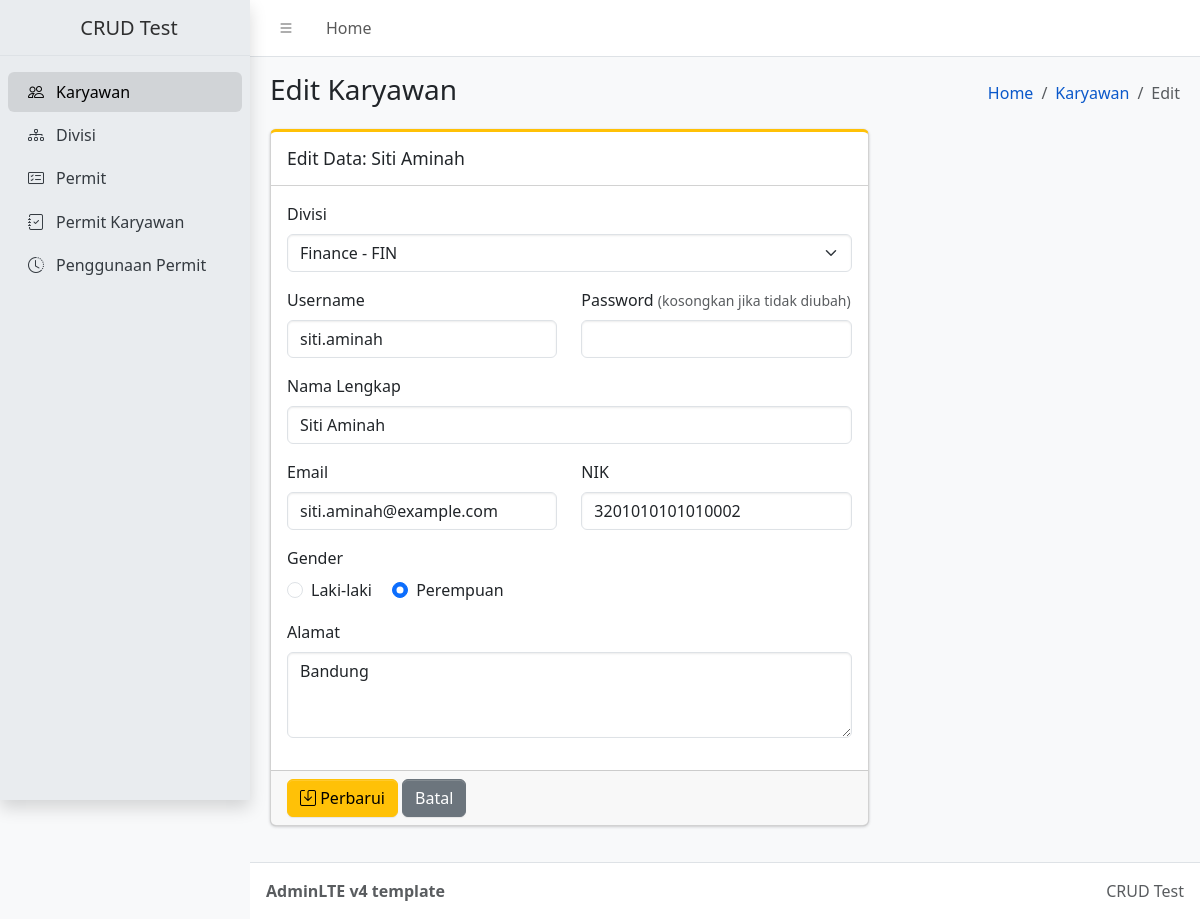
The app's page /view/edit.php?id=14 with its own data.
### tables this page shows
CREATE TABLE `karyawan` (
  `id` bigint(20) unsigned NOT NULL AUTO_INCREMENT,
  `division_id` bigint(20) unsigned NOT NULL,
  `username` varchar(50) NOT NULL,
  `password` varchar(255) NOT NULL,
  `email` varchar(100) NOT NULL,
  `fullname` varchar(150) NOT NULL,
  `NIK` varchar(20) NOT NULL,
  `address` text,
  `gender` enum('L','P') NOT NULL,
  `created_at` timestamp NOT NULL DEFAULT CURRENT_TIMESTAMP,
  `updated_at` timestamp NOT NULL DEFAULT CURRENT_TIMESTAMP ON UPDATE CURRENT_TIMESTAMP,
  PRIMARY KEY (`id`),
  UNIQUE KEY `username` (`username`),
  UNIQUE KEY `email` (`email`),
  UNIQUE KEY `NIK` (`NIK`),
  KEY `fk_karyawan_division` (`division_id`),
  CONSTRAINT `fk_karyawan_division` FOREIGN KEY (`division_id`) REFERENCES `division` (`id`) ON UPDATE CASCADE
);

CREATE TABLE `division` (
  `id` bigint(20) unsigned NOT NULL AUTO_INCREMENT,
  `division_name` varchar(100) NOT NULL,
  `divisi_code` varchar(5) DEFAULT NULL,
  `description` text,
  `created_at` timestamp NOT NULL DEFAULT CURRENT_TIMESTAMP,
  `updated_at` timestamp NOT NULL DEFAULT CURRENT_TIMESTAMP ON UPDATE CURRENT_TIMESTAMP,
  PRIMARY KEY (`id`),
  UNIQUE KEY `division_name` (`division_name`),
  UNIQUE KEY `uq_divisi_code` (`divisi_code`)
);

### controller/divisiController.php (called while the page is built, shortened)
<?php
class DivisiController
{
    private $conn;
    public function __construct($conn)
    {
        $this->conn = $conn;
    }
    public function all()
    {
        $sql = "SELECT * FROM division ORDER BY division_name ASC";
        $result = mysql_query($sql, $this->conn);
        $rows = array();
        while ($row = mysql_fetch_assoc($result)) {
            $rows[] = $row;
        }
        return $rows;
    }
}
?>

### controller/karyawanController.php (called while the page is built, shortened)
<?php
class KaryawanController
{
    private $conn;
    public function __construct($conn)
    {
        $this->conn = $conn;
    }
    public function find($id)
    {
        $id  = (int) $id;
        $sql = "SELECT k.*, d.division_name
                FROM karyawan k
                LEFT JOIN division d ON d.id = k.division_id
                WHERE k.id = {$id}
                LIMIT 1";
        $result = mysql_query($sql, $this->conn);
        return mysql_fetch_assoc($result);
    }
}
?>

### view/edit.php (the view, shortened to what this page needs)
<?php
require_once __DIR__ . '/../connection.php';
require_once __DIR__ . '/../controller/divisiController.php';
require_once __DIR__ . '/../controller/karyawanController.php';
$divisiController   = new DivisiController($conn);
$karyawanController = new KaryawanController($conn);
$id = isset($_GET['id']) ? (int) $_GET['id'] : 0;
$row = $karyawanController->find($id);
$divisions = $divisiController->all();
$data = array(
    'division_id' => $row['division_id'],
    'username'    => $row['username'],
    'password'    => '',
    'email'       => $row['email'],
    'fullname'    => $row['fullname'],
    'NIK'         => $row['NIK'],
    'gender'      => $row['gender'],
    'address'     => $row['address'],
);
?>
<!doctype html>
<html lang="en" data-bs-theme="light">
  <head>
    <link
      rel="stylesheet"
      href="https://cdn.jsdelivr.net/npm/@fontsource/source-sans-3@5.3.0/index.css"
      media="print"
      onload="this.media = 'all'"
    />
    <link
      rel="stylesheet"
      href="https://cdn.jsdelivr.net/npm/overlayscrollbars@2.16.0/styles/overlayscrollbars.min.css"
    />
    <link
      rel="stylesheet"
      href="https://cdn.jsdelivr.net/npm/bootstrap-icons@1.13.1/font/bootstrap-icons.min.css"
    />
    <link rel="stylesheet" href="../frontend_template/admin-lte-v4.10.1/dist/css/adminlte.css" />
  </head>
  <body class="layout-fixed sidebar-expand-lg bg-body-tertiary">
    <div class="app-wrapper">
      <nav class="app-header navbar navbar-expand bg-body">
        <div class="container-fluid">
          <ul class="navbar-nav">
            <li class="nav-item">
              <a class="nav-link" data-lte-toggle="sidebar" href="#" role="button" aria-label="Toggle sidebar">
                <i class="bi bi-list"></i>
              </a>
            </li>
            <li class="nav-item d-none d-md-block"><a href="home.php" class="nav-link">Home</a></li>
          </ul>
        </div>
      </nav>
      <?php include __DIR__ . '/sidebar.php'; ?>
      <main class="app-main">
        <div class="app-content-header">
          <div class="container-fluid">
            <div class="row">
              <div class="col-sm-6">
                <h1 class="mb-0 fs-3">Edit Karyawan</h1>
              </div>
              <div class="col-sm-6">
                <nav aria-label="breadcrumb">
                  <ol class="breadcrumb float-sm-end">
                    <li class="breadcrumb-item"><a href="home.php">Home</a></li>
                    <li class="breadcrumb-item"><a href="home.php">Karyawan</a></li>
                    <li class="breadcrumb-item active" aria-current="page">Edit</li>
                  </ol>
                </nav>
              </div>
            </div>
          </div>
        </div>
        <div class="app-content">
          <div class="container-fluid">
            <div class="row">
              <div class="col-md-8">
                <div class="card card-warning card-outline mb-4">
                  <div class="card-header">
                    <h3 class="card-title">Edit Data: <?php echo htmlspecialchars($row['fullname']); ?></h3>
                  </div>
                  <form method="post" action="edit.php?id=<?php echo (int) $id; ?>">
                    <div class="card-body">
                      <div class="mb-3">
                        <label for="division_id" class="form-label">Divisi</label>
                        <select id="division_id" name="division_id" class="form-select" required>
                          <?php foreach ($divisions as $div) : ?>
                            <option value="<?php echo htmlspecialchars($div['id']); ?>" <?php echo ($data['division_id'] == $div['id']) ? 'selected' : ''; ?>>
                              <?php echo htmlspecialchars($div['division_name']).' - '.htmlspecialchars($div['divisi_code']); ?>
                            </option>
                          <?php endforeach; ?>
                        </select>
                      </div>
                      <div class="row">
                        <div class="col-md-6 mb-3">
                          <label for="username" class="form-label">Username</label>
                          <input type="text" id="username" name="username" class="form-control" value="<?php echo htmlspecialchars($data['username']); ?>" required maxlength="50" />
                        </div>
                        <div class="col-md-6 mb-3">
                          <label for="password" class="form-label">Password <small class="text-muted">(kosongkan jika tidak diubah)</small></label>
                          <input type="password" id="password" name="password" class="form-control" maxlength="255" />
                        </div>
                      </div>
                      <div class="mb-3">
                        <label for="fullname" class="form-label">Nama Lengkap</label>
                        <input type="text" id="fullname" name="fullname" class="form-control" value="<?php echo htmlspecialchars($data['fullname']); ?>" required maxlength="150" />
                      </div>
                      <div class="row">
                        <div class="col-md-6 mb-3">
                          <label for="email" class="form-label">Email</label>
                          <input type="email" id="email" name="email" class="form-control" value="<?php echo htmlspecialchars($data['email']); ?>" required maxlength="100" />
                        </div>
                        <div class="col-md-6 mb-3">
                          <label for="NIK" class="form-label">NIK</label>
                          <input type="text" id="NIK" name="NIK" class="form-control" value="<?php echo htmlspecialchars($data['NIK']); ?>" required maxlength="20" inputmode="numeric" pattern="[0-9]*" oninput="this.value=this.value.replace(/[^0-9]/g,'')" />
                        </div>
                      </div>
                      <div class="mb-3">
                        <label class="form-label d-block">Gender</label>
                        <div class="form-check form-check-inline">
                          <input class="form-check-input" type="radio" name="gender" id="genderL" value="L" <?php echo ($data['gender'] === 'L') ? 'checked' : ''; ?> required />
                          <label class="form-check-label" for="genderL">Laki-laki</label>
                        </div>
                        <div class="form-check form-check-inline">
                          <input class="form-check-input" type="radio" name="gender" id="genderP" value="P" <?php echo ($data['gender'] === 'P') ? 'checked' : ''; ?> required />
                          <label class="form-check-label" for="genderP">Perempuan</label>
                        </div>
                      </div>
                      <div class="mb-3">
                        <label for="address" class="form-label">Alamat</label>
                        <textarea id="address" name="address" class="form-control" rows="3"><?php echo htmlspecialchars($data['address']); ?></textarea>
                      </div>
                    </div>
                    <div class="card-footer">
                      <button type="submit" class="btn btn-warning"><i class="bi bi-save"></i> Perbarui</button>
                      <a href="home.php" class="btn btn-secondary">Batal</a>
                    </div>
                  </form>
                </div>
              </div>
            </div>
          </div>
        </div>
      </main>
      <footer class="app-footer">
        <div class="float-end d-none d-sm-inline">CRUD Test</div>
        <strong>AdminLTE v4 template</strong>
      </footer>
    </div>
  </body>
</html>

### records on screen
karyawan: fullname "Siti Aminah", division_id "Finance - FIN", username "siti.aminah", email "siti.aminah@example.com", NIK "3201010101010002", gender "☐ Laki-laki (required)", gender "☑ Perempuan (required)", address "Bandung"
